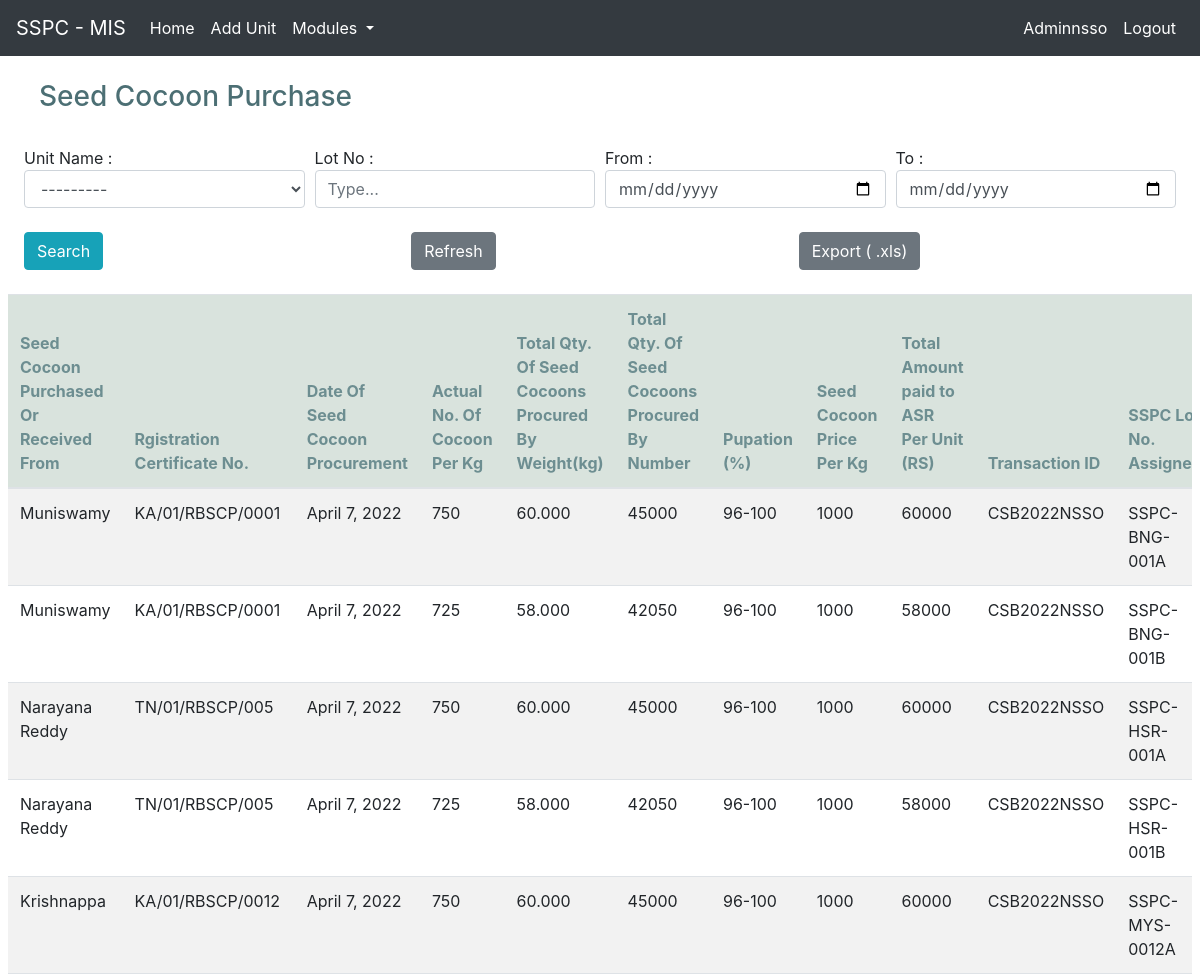
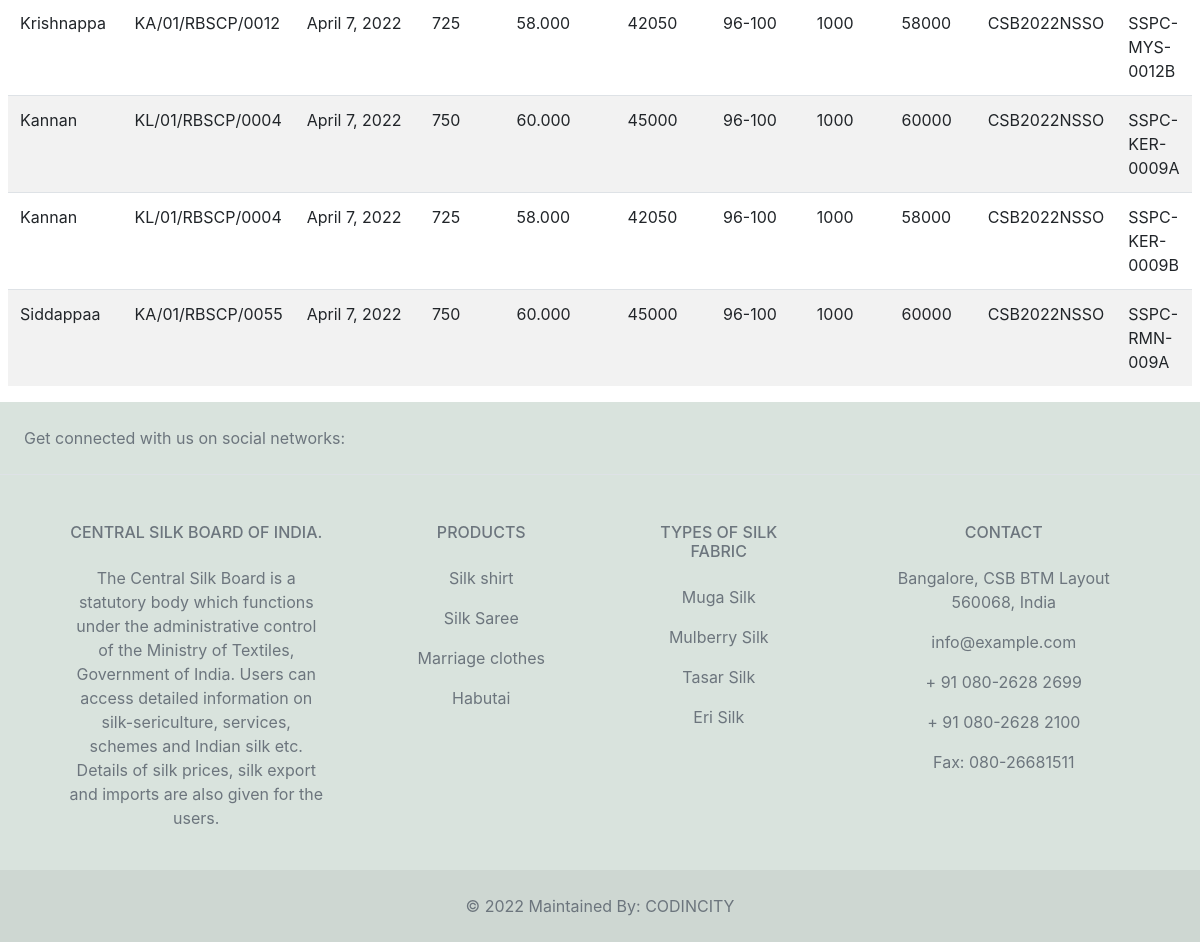
/admin_panel/mod2 (signed in), run on the app's committed database (2 pictures, top to bottom).
### silk/models.py (models this page shows, shortened)
class seedCocoonPurchase(models.Model):
	cocoon_divert=(("SSPC - Bangalore","SSPC - Bangalore"),("SSPC - Berhampore","SSPC - Berhampore"),("SSPC - Chintamani","SSPC - Chintamani"),("SSPC - Dakshibhavanipur","SSPC - Dakshibhavanipur"),("SSPC - Dehradun","SSPC - Dehradun"),("SSPC - Dharmapuri","SSPC - Dharmapuri"),("SSPC - Hindupur","SSPC - Hindupur"),("SSPC - Hosur","SSPC - Hosur"),("SSPC - Jorhat","SSPC - Jorhat"),("SSPC - K.R. Nagar","SSPC - K.R. Nagar"),("SSPC - Malavalli","SSPC - Malavalli"),("SSPC - Mysore","SSPC - Mysore"),("SSPC - Palakkad","SSPC - Palakkad"),("SSPC- Ramanagaram","SSPC- Ramanagaram"),("SSPC - Udhampur","SSPC - Udhampur"),("SSPC - Vijayapura","SSPC - Vijayapura"),("None","None"))
	choice_pupation=(("80","80"),("81","81"),("82","82"),("83","83"),("84","84"),("85","85"),("86","86"),("87","87"),("88","88"),("89","89"),("90","90"),("91","91"),("92","92"),("93","93"),("94","94"),("95","95"),("96-100","96-100"))
	Seed_Cocoons_Purchased_or_Received_From=models.CharField(max_length=50)
	Reg_Certificate_No=models.CharField(max_length=50)
	date_of_seed_cocoon_procurement=models.DateField(auto_now=False,auto_now_add=False)
	actual_no_of_cocoon_per_kg=models.PositiveIntegerField()
	Total_Qty_of_Seed_Cocoons_Procured_by_weight_kg=models.DecimalField(max_digits=10,decimal_places=3)
	Total_Qty_of_Seed_Cocoons_Procured_by_number=models.PositiveIntegerField()
	pupation_perc=models.CharField(choices=choice_pupation,max_length=25)
	seed_cocoon_price_per_kg=models.PositiveIntegerField()
	Total_Amount_Paid_to_ASR_per_Unit_rs=models.PositiveIntegerField()
	Transaction_ID=models.CharField(max_length=50)
	SSPC_Lot_No_Assigned=models.CharField(max_length=50,primary_key=True)
	Seed_Cocoons_Diverted_to_Other_Unit=models.CharField(max_length=80,choices=cocoon_divert)
	Actual_Qty_of_Seed_Cocoons_Diverted_to_Units_kg=models.DecimalField(max_digits=10,decimal_places=3)
	Actual_Qty_of_Seed_Cocoons_Diverted_to_Units_no=models.PositiveIntegerField()
	Actual_Qty_of_Seed_Cocoons_used_for_processing_kg=models.DecimalField(max_digits=10,decimal_places=3)
	Actual_Qty_of_Seed_Cocoons_used_for_processing_no=models.PositiveIntegerField()
	Date=models.DateField(auto_now_add=True)
	unit_name=models.ForeignKey(User, on_delete=models.CASCADE,null=True)
	class Meta:
		ordering = ['-Date']

### admin_panel/views.py (the view)
# urls.py: path("mod2",adminMod2,name="mod2"),
@login_required(login_url='admin_login')
@user_passes_test(lambda u: u.is_superuser)
def adminMod2(request):
    data = seedCocoonPurchase.objects.all().order_by("-Date")
    myfilter = seedCocoonPurchaseFilter(request.GET,queryset=data)
    data = myfilter.qs
    return render(request,'admin_panel/mod2.html',{'data':data,'myfill':myfilter})

### templates/admin_panel/mod2.html (shortened to what this page needs)
{% extends "admin_panel/admin_home.html" %}
{% block body %}
<div class="p-4">
    <div class="col-7">
        <div class="h3" style="color: #4c6f74;">Seed Cocoon Purchase</div><br>
    </div>
    <form action="" method="get">
        <div class="form-row">
            <div class="col">Unit Name : {{ myfill.form.unit_name }}</div>
            <div class="col">Lot No :{{ myfill.form.SSPC_Lot_No_Assigned }}</div>
            <div class="col">From : {{ myfill.form.start_date }}</div>
            <div class="col">To : {{ myfill.form.end_date }}</div>
        </div>
        <div class="form-row pt-4">
            <div class="col"><button class="btn btn-info" type="submit">Search</button></div>
            <div class="col"><button class="btn btn-secondary"><a style="color: #fff;" href="{% url 'mod2' %}">Refresh</a></button></div>
            <div class="col"><button class="btn btn-secondary"><a style="color: #fff;" href="{% url 'export2' %}?{{request.GET.urlencode}}">Export ( .xls)</a></button></div>
        </div>
    </form>
</div>
<div class="ml-2 mr-2">
    <div class="table-responsive">
        <table class="table table-striped">
            <thead style="color:#6d8e91; background-color: #d9e3dd;">
                <tr>
                    <th scope="col">Seed Cocoon Purchased Or Received From</th>
                    <th scope="col">Rgistration Certificate No.</th>
                    <th scope="col">Date Of Seed Cocoon Procurement</th>
                    <th scope="col">Actual No. Of Cocoon Per Kg</th>
                    <th scope="col">Total Qty. Of Seed Cocoons Procured By Weight(kg)</th>
                    <th scope="col">Total Qty. Of Seed Cocoons Procured By Number</th>
                    <th scope="col">Pupation (%)</th>
                    <th scope="col">Seed Cocoon Price Per Kg</th>
                    <th scope="col">Total Amount paid to ASR Per Unit (RS)</th>
                    <th scope="col"> Transaction ID</th>
                    <th scope="col">SSPC Lot No. Assigned</th>
                </tr>
            </thead>
            <tbody>
                {% for i in data %}
                <tr>
                    <td>{{ i.Seed_Cocoons_Purchased_or_Received_From }}</td>
                    <td>{{ i.Reg_Certificate_No }}</td>
                    <td>{{ i.date_of_seed_cocoon_procurement }}</td>
                    <td>{{ i.actual_no_of_cocoon_per_kg }}</td>
                    <td>{{ i.Total_Qty_of_Seed_Cocoons_Procured_by_weight_kg }}</td>
                    <td>{{ i.Total_Qty_of_Seed_Cocoons_Procured_by_number }}</td>
                    <td>{{ i.pupation_perc }}</td>
                    <td>{{ i.seed_cocoon_price_per_kg }}</td>
                    <td>{{ i.Total_Amount_Paid_to_ASR_per_Unit_rs }}</td>
                    <td>{{ i.Transaction_ID }}</td>
                    <td>{{ i.SSPC_Lot_No_Assigned }}</td>
                </tr>
                {% endfor %}
            </tbody>
        </table>
    </div>
</div>
{% endblock body %}

### templates/admin_panel/admin_home.html (shortened to what this page needs)
<!DOCTYPE html>
<html lang="en">
<head>
    <link rel="stylesheet" href="https://cdn.jsdelivr.net/npm/bootstrap@4.3.1/dist/css/bootstrap.min.css"
>
</head>
<body>
    <nav class="navbar navbar-expand-lg navbar-dark bg-dark ">
        <a class="navbar-brand" href="#">SSPC - MIS</a>
        <div class="collapse navbar-collapse" id="navbarSupportedContent">
            <ul class="navbar-nav mr-auto">
                {% if user.is_authenticated %}
                <li class="nav-item active">
                    <a class="nav-link" href="{% url 'users' %}">Home <span class="sr-only">(current)</span></a>
                </li>
                <li class="nav-item active">
                    <a class="nav-link" href="{% url 'regist' %}">Add Unit <span class="sr-only">(current)</span></a>
                </li>
                <li class="nav-item dropdown">
                    <a class="nav-link dropdown-toggle active" href="#" id="navbarDropdown" role="button"
                        data-toggle="dropdown" aria-haspopup="true" aria-expanded="false">
                        Modules
                    </a>
                </li>
                {% endif %}
            </ul>
            <ul class="navbar-nav float-right">
                {% if user.is_authenticated %}
                <li class="nav-item active">
                    <a class="nav-link" href="#">{{ request.user }} <span class="sr-only">(current)</span></a>
                </li>
                <li class="nav-item active">
                    <a class="nav-link" href="{% url 'admin_logout' %}">Logout<span class="sr-only">(current)</span></a>
                </li>
                {% else %}
                <li class="nav-item active">
                    <a class="nav-link h4" href="{% url 'admin_login' %}">Login<span class="sr-only">(current)</span></a>
                </li>
                {% endif %}
            </ul>
        </div>
    </nav>
    {% block body %}
    {% endblock body %}
    <footer class="text-center text-lg-start text-muted" style="background: #d9e3dd;">
        <section
          class="d-flex justify-content-center justify-content-lg-between p-4 border-bottom"
        >
          <div class="me-5 d-none d-lg-block">
            <span>Get connected with us on social networks:</span>
          </div>
        </section>
        <section class="">
          <div class="container text-center text-md-start mt-5">
            <div class="row mt-3">
              <div class="col-md-3 col-lg-4 col-xl-3 mx-auto mb-4">
                <h6 class="text-uppercase fw-bold mb-4">
                  Central Silk Board Of India.
                </h6>
                <p>
                    The Central Silk Board is a statutory body which functions under the administrative control of the Ministry of Textiles,
                     Government of India. Users can access detailed information on silk-sericulture, services, schemes and Indian silk etc.
                     Details of silk prices, silk export and imports are also given for the users.
                </p>
              </div>
              <div class="col-md-2 col-lg-2 col-xl-2 mx-auto mb-4">
                <h6 class="text-uppercase fw-bold mb-4">
                  Products
                </h6>
                <p>
                  <a href="#!" class="text-reset">Silk shirt</a>
                </p>
                <p>
                  <a href="#!" class="text-reset">Silk Saree</a>
                </p>
                <p>
                  <a href="#!" class="text-reset">Marriage clothes</a>
                </p>
                <p>
                  <a href="#!" class="text-reset">Habutai</a>
                </p>
              </div>
              <div class="col-md-3 col-lg-2 col-xl-2 mx-auto mb-4">
                <h6 class="text-uppercase fw-bold mb-4">
                  Types of Silk Fabric
                </h6>
                <p>
                  <a href="#!" class="text-reset">Muga Silk</a>
                </p>
                <p>
                  <a href="#!" class="text-reset">Mulberry Silk</a>
                </p>
                <p>
                  <a href="#!" class="text-reset">Tasar Silk</a>
                </p>
                <p>
                  <a href="#!" class="text-reset">Eri Silk</a>
                </p>
              </div>
              <div class="col-md-4 col-lg-3 col-xl-3 mx-auto mb-md-0 mb-4">
                <h6 class="text-uppercase fw-bold mb-4">
                  Contact
                </h6>
                <p> Bangalore, CSB BTM Layout 560068, India</p>
                <p>
                  info@example.com
                </p>
                <p> + 91 080-2628 2699</p>
                <p> + 91 080-2628 2100</p>
                <p> Fax: 080-26681511</p>
              </div>
            </div>
          </div>
        </section>
        <div class="text-center p-4" style="background-color: rgba(0, 0, 0, 0.05);">
          © 2022 Maintained By:
          <a class="text-reset fw-bold" href="https://www.codincity.com/">CODINCITY</a>
        </div>
      </footer>
</body>
</html>

### data on the page
seedCocoonPurchase: Seed_Cocoons_Purchased_or_Received_From "Muniswamy", Reg_Certificate_No "KA/01/RBSCP/0001", date_of_seed_cocoon_procurement "April 7, 2022", actual_no_of_cocoon_per_kg "750", Total_Qty_of_Seed_Cocoons_Procured_by_weight_kg "60.000", Total_Qty_of_Seed_Cocoons_Procured_by_number "45000", pupation_perc "96-100", seed_cocoon_price_per_kg "1000", Total_Amount_Paid_to_ASR_per_Unit_rs "60000", Transaction_ID "CSB2022NSSO", SSPC_Lot_No_Assigned "SSPC-BNG-001A"
seedCocoonPurchase: Seed_Cocoons_Purchased_or_Received_From "Muniswamy", Reg_Certificate_No "KA/01/RBSCP/0001", date_of_seed_cocoon_procurement "April 7, 2022", actual_no_of_cocoon_per_kg "725", Total_Qty_of_Seed_Cocoons_Procured_by_weight_kg "58.000", Total_Qty_of_Seed_Cocoons_Procured_by_number "42050", pupation_perc "96-100", seed_cocoon_price_per_kg "1000", Total_Amount_Paid_to_ASR_per_Unit_rs "58000", Transaction_ID "CSB2022NSSO", SSPC_Lot_No_Assigned "SSPC-BNG-001B"
seedCocoonPurchase: Seed_Cocoons_Purchased_or_Received_From "Narayana Reddy", Reg_Certificate_No "TN/01/RBSCP/005", date_of_seed_cocoon_procurement "April 7, 2022", actual_no_of_cocoon_per_kg "750", Total_Qty_of_Seed_Cocoons_Procured_by_weight_kg "60.000", Total_Qty_of_Seed_Cocoons_Procured_by_number "45000", pupation_perc "96-100", seed_cocoon_price_per_kg "1000", Total_Amount_Paid_to_ASR_per_Unit_rs "60000", Transaction_ID "CSB2022NSSO", SSPC_Lot_No_Assigned "SSPC-HSR-001A"
seedCocoonPurchase: Seed_Cocoons_Purchased_or_Received_From "Narayana Reddy", Reg_Certificate_No "TN/01/RBSCP/005", date_of_seed_cocoon_procurement "April 7, 2022", actual_no_of_cocoon_per_kg "725", Total_Qty_of_Seed_Cocoons_Procured_by_weight_kg "58.000", Total_Qty_of_Seed_Cocoons_Procured_by_number "42050", pupation_perc "96-100", seed_cocoon_price_per_kg "1000", Total_Amount_Paid_to_ASR_per_Unit_rs "58000", Transaction_ID "CSB2022NSSO", SSPC_Lot_No_Assigned "SSPC-HSR-001B"
seedCocoonPurchase: Seed_Cocoons_Purchased_or_Received_From "Krishnappa", Reg_Certificate_No "KA/01/RBSCP/0012", date_of_seed_cocoon_procurement "April 7, 2022", actual_no_of_cocoon_per_kg "750", Total_Qty_of_Seed_Cocoons_Procured_by_weight_kg "60.000", Total_Qty_of_Seed_Cocoons_Procured_by_number "45000", pupation_perc "96-100", seed_cocoon_price_per_kg "1000", Total_Amount_Paid_to_ASR_per_Unit_rs "60000", Transaction_ID "CSB2022NSSO", SSPC_Lot_No_Assigned "SSPC-MYS-0012A"
seedCocoonPurchase: Seed_Cocoons_Purchased_or_Received_From "Krishnappa", Reg_Certificate_No "KA/01/RBSCP/0012", date_of_seed_cocoon_procurement "April 7, 2022", actual_no_of_cocoon_per_kg "725", Total_Qty_of_Seed_Cocoons_Procured_by_weight_kg "58.000", Total_Qty_of_Seed_Cocoons_Procured_by_number "42050", pupation_perc "96-100", seed_cocoon_price_per_kg "1000", Total_Amount_Paid_to_ASR_per_Unit_rs "58000", Transaction_ID "CSB2022NSSO", SSPC_Lot_No_Assigned "SSPC-MYS-0012B"
seedCocoonPurchase: Seed_Cocoons_Purchased_or_Received_From "Kannan", Reg_Certificate_No "KL/01/RBSCP/0004", date_of_seed_cocoon_procurement "April 7, 2022", actual_no_of_cocoon_per_kg "750", Total_Qty_of_Seed_Cocoons_Procured_by_weight_kg "60.000", Total_Qty_of_Seed_Cocoons_Procured_by_number "45000", pupation_perc "96-100", seed_cocoon_price_per_kg "1000", Total_Amount_Paid_to_ASR_per_Unit_rs "60000", Transaction_ID "CSB2022NSSO", SSPC_Lot_No_Assigned "SSPC-KER-0009A"
seedCocoonPurchase: Seed_Cocoons_Purchased_or_Received_From "Kannan", Reg_Certificate_No "KL/01/RBSCP/0004", date_of_seed_cocoon_procurement "April 7, 2022", actual_no_of_cocoon_per_kg "725", Total_Qty_of_Seed_Cocoons_Procured_by_weight_kg "58.000", Total_Qty_of_Seed_Cocoons_Procured_by_number "42050", pupation_perc "96-100", seed_cocoon_price_per_kg "1000", Total_Amount_Paid_to_ASR_per_Unit_rs "58000", Transaction_ID "CSB2022NSSO", SSPC_Lot_No_Assigned "SSPC-KER-0009B"
seedCocoonPurchase: Seed_Cocoons_Purchased_or_Received_From "Siddappaa", Reg_Certificate_No "KA/01/RBSCP/0055", date_of_seed_cocoon_procurement "April 7, 2022", actual_no_of_cocoon_per_kg "750", Total_Qty_of_Seed_Cocoons_Procured_by_weight_kg "60.000", Total_Qty_of_Seed_Cocoons_Procured_by_number "45000", pupation_perc "96-100", seed_cocoon_price_per_kg "1000", Total_Amount_Paid_to_ASR_per_Unit_rs "60000", Transaction_ID "CSB2022NSSO", SSPC_Lot_No_Assigned "SSPC-RMN-009A"

### other printed values
{{ request.user }} "Adminnsso"
